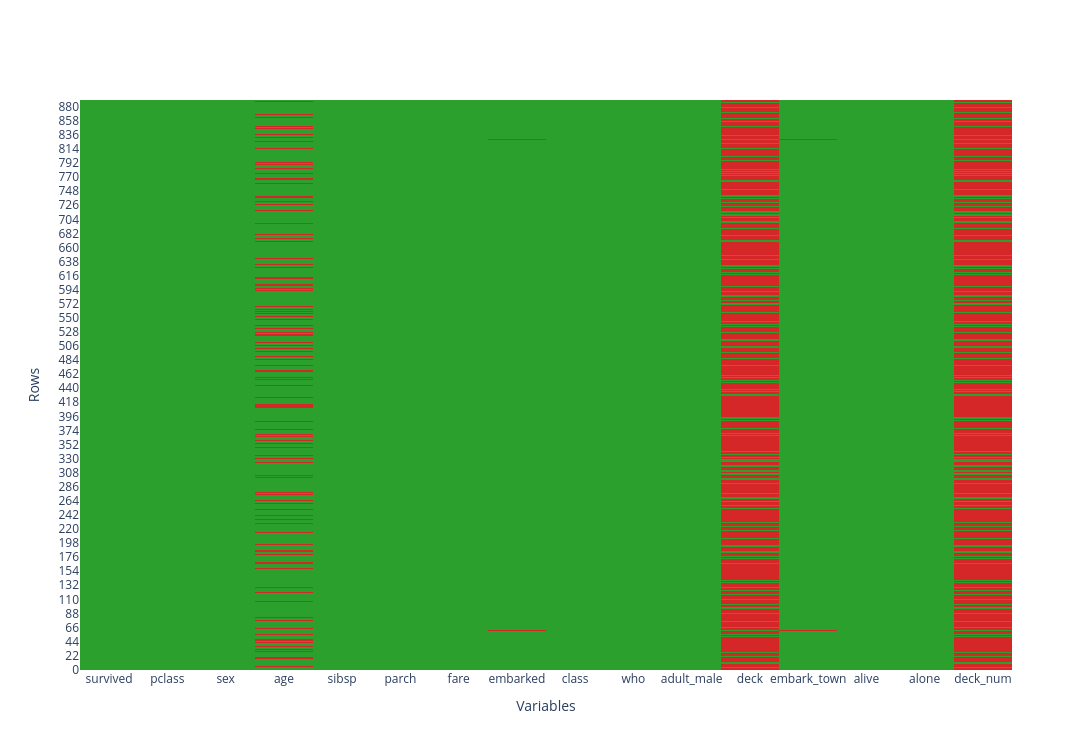

Notebook code cell kept with this figure:
### Code cell
df.heatmap().show()

### Figure 1 — Plotly figure (JSON) as saved in the notebook; plotly's stock layout.template omitted (floating-point values rounded to 4 significant figures; data arrays with more than 128 entries replaced by an {"elided": "..."} marker saying what was removed)
{"data": [{"colorscale": [[0, "#d62728"], [1, "#2ca02c"]], "customdata": {"elided": "891x16 str values"}, "hovertemplate": "<b>Row</b>: %{y}<br><b>Column</b>: %{customdata}<br><b>Status</b>: %{text}<extra></extra>", "showscale": false, "text": {"elided": "891x16 str values"}, "type": "heatmap", "x": [0, 1, 2, 3, 4, 5, 6, 7, 8, 9, 10, 11, 12, 13, 14, 15], "xgap": 0, "y": {"elided": "891 str values"}, "ygap": 0, "z": {"elided": "891x16 int values"}, "zmax": 1, "zmin": 0}], "layout": {"font": {}, "height": 750, "legend": {"title": {}}, "showlegend": true, "title": {}, "width": 1500, "xaxis": {"tickmode": "array", "ticktext": ["survived", "pclass", "sex", "age", "sibsp", "parch", "fare", "embarked", "class", "who", "adult_male", "deck", "embark_town", "alive", "alone", "deck_num"], "tickvals": [0, 1, 2, 3, 4, 5, 6, 7, 8, 9, 10, 11, 12, 13, 14, 15], "title": {"text": "Variables"}}, "yaxis": {"title": {"text": "Rows"}}}}
